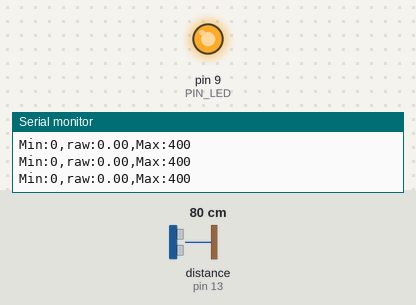
A sketch run on a simulated Arduino Uno, built with avr-gcc and run on an emulated ATmega328P. Parts: output pins drawn as LEDs (lit = HIGH), the last lines printed to the serial monitor. Wiring (inferred from the names in the program): ultrasonic range finder: trigger pin 12; echo pin 13. The inputs (shaded band) are chosen by the test bench; at power-on: distance to the obstacle (sensor on pin 13) 80 cm. The echo pulse lasts 58.3 µs per cm; pins used as bus, display or sensor lines are not drawn.

Above: at 1.2 s.
1.3 s: distance to the obstacle (sensor on pin 13) set to 18 cm
At 4.2 s:
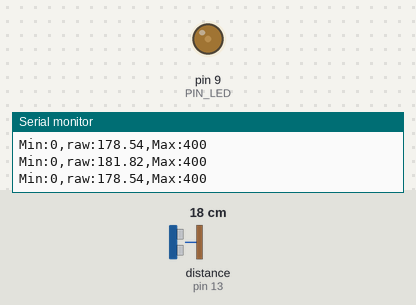
4.3 s: distance to the obstacle (sensor on pin 13) set to 2 cm
At 5.4 s:
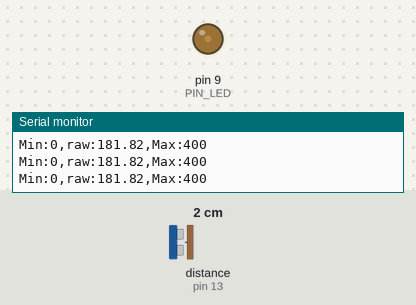
Timing chart, 0 to 7.3 s (numbered marks = the images above; inputs shaded):
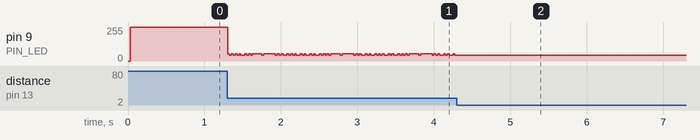

Measured:
- after the input at 1.3 s, pin 9 (PIN_LED): 255/255 → 53/255 at once, then repeats every 0.93 s: 53/255 0.12 s, 45/255 0.03 s, 53/255 0.15 s, 12 × (45/255 0.03 s, 53/255 0.02 s), 45/255 0.02 s
- after the input at 4.3 s, pin 9 (PIN_LED): stops changing and stays 45/255

The sketch:

08_example_2.ino
```cpp
// Arduino pin assignment
#define PIN_LED 9
#define PIN_TRIG 12
#define PIN_ECHO 13

// configurable parameters
#define SND_VEL 346.0 // sound velocity at 24 celsius degree (unit: m/s)
#define INTERVAL 25 // sampling interval (unit: ms)
#define _DIST_MIN 100 // minimum distance to be measured (unit: mm)
#define _DIST_MAX 300 // maximum distance to be measured (unit: mm)

// global variables
float timeout; // unit: us
float dist_min, dist_max, dist_raw; // unit: mm
unsigned long last_sampling_time; // unit: ms
float scale; // used for pulse duration to distance conversion
float last_reading = 0;

void setup() {
// initialize GPIO pins
  pinMode(PIN_LED,OUTPUT);
  pinMode(PIN_TRIG,OUTPUT);
  digitalWrite(PIN_TRIG, LOW);
  pinMode(PIN_ECHO,INPUT);

// initialize USS related variables
  dist_min = _DIST_MIN;
  dist_max = _DIST_MAX;
  timeout = (INTERVAL / 2) * 1000.0; // precalculate pulseIn() timeout value. (unit: us)
  dist_raw = 0.0; // raw distance output from USS (unit: mm)
  scale = 0.001 * 0.5 * SND_VEL;

// initialize serial port
  Serial.begin(57600);

// initialize last sampling time
  last_sampling_time = 0;
}

void loop() {
// wait until next sampling time.
// millis() returns the number of milliseconds since the program started. Will overflow after 50 days.
  if(millis() < last_sampling_time + INTERVAL) return;

// get a distance reading from the USS
  dist_raw = USS_measure(PIN_TRIG,PIN_ECHO);

// output the read value to the serial port
  Serial.print("Min:0,");
  Serial.print("raw:");
  Serial.print(dist_raw);
  Serial.print(",");
  Serial.println("Max:400");

// turn on the LED if the distance is between dist_min and dist_max
  if(dist_raw < dist_min || dist_raw > dist_max) {
    analogWrite(PIN_LED, 255);
  }
  else {
    int d = 200-dist_raw;
    if(d<0) d=-d;
    int v = (int)(d * 2.54);
    analogWrite(PIN_LED, v);
  }

// update last sampling time
  last_sampling_time += INTERVAL;
}

// get a distance reading from USS. return value is in millimeter.
float USS_measure(int TRIG, int ECHO)
{
  float reading;
  digitalWrite(TRIG, HIGH);
  delayMicroseconds(10);
  digitalWrite(TRIG, LOW);
  reading = pulseIn(ECHO, HIGH, timeout) * scale; // unit: mm
  if(reading < dist_min || reading > dist_max) reading = last_reading; //0.0; // return 0 when out of range.
  last_reading = reading;
  return reading;
  // Pulse duration to distance conversion example (target distance = 17.3m)
  // - round trip distance: 34.6m
  // - expected pulse duration: 0.1 sec, or 100,000us
  // - pulseIn(ECHO, HIGH, timeout) * 0.001 * 0.5 * SND_VEL
  //           = 100,000 micro*sec * 0.001 milli/micro * 0.5 * 346 meter/sec
  //           = 100,000 * 0.001 * 0.5 * 346 * micro * sec * milli * meter
  //                                           ----------------------------
  //                                           micro * sec
  //           = 100 * 173 milli*meter = 17,300 mm = 17.3m
  // pulseIn() returns microseconds.
}
```
